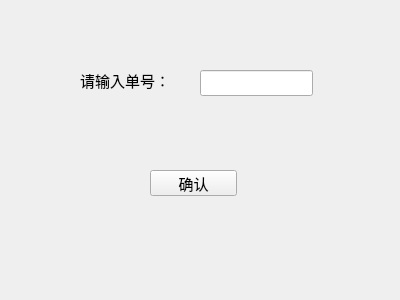
<?xml version="1.0" encoding="UTF-8"?>
<ui version="4.0">
 <class>receive</class>
 <widget class="QWidget" name="receive">
  <property name="geometry">
   <rect>
    <x>0</x>
    <y>0</y>
    <width>400</width>
    <height>300</height>
   </rect>
  </property>
  <property name="windowTitle">
   <string>Form</string>
  </property>
  <widget class="QLabel" name="label">
   <property name="geometry">
    <rect>
     <x>80</x>
     <y>70</y>
     <width>101</width>
     <height>21</height>
    </rect>
   </property>
   <property name="font">
    <font>
     <pointsize>11</pointsize>
    </font>
   </property>
   <property name="text">
    <string>请输入单号：</string>
   </property>
  </widget>
  <widget class="QLineEdit" name="lineEdit">
   <property name="geometry">
    <rect>
     <x>200</x>
     <y>70</y>
     <width>113</width>
     <height>26</height>
    </rect>
   </property>
  </widget>
  <widget class="QPushButton" name="pushButton">
   <property name="geometry">
    <rect>
     <x>150</x>
     <y>170</y>
     <width>87</width>
     <height>26</height>
    </rect>
   </property>
   <property name="font">
    <font>
     <pointsize>11</pointsize>
    </font>
   </property>
   <property name="text">
    <string>确认</string>
   </property>
  </widget>
 </widget>
 <resources/>
 <connections/>
</ui>
